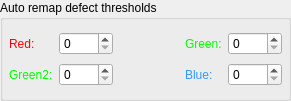
            <widget class="QGroupBox" name="grpRemapThr">
             <property name="geometry">
              <rect>
               <x>10</x>
               <y>120</y>
               <width>291</width>
               <height>101</height>
              </rect>
             </property>
             <property name="title">
              <string>Auto remap defect thresholds</string>
             </property>
             <layout class="QGridLayout" name="gridLayout_5">
              <property name="leftMargin">
               <number>6</number>
              </property>
              <property name="topMargin">
               <number>6</number>
              </property>
              <property name="rightMargin">
               <number>6</number>
              </property>
              <property name="bottomMargin">
               <number>6</number>
              </property>
              <property name="verticalSpacing">
               <number>2</number>
              </property>
              <item row="0" column="1">
               <widget class="QSpinBox" name="spbThrRed">
                <property name="toolTip">
                 <string>Threshold value in red channel 
for defective pixel auto remap</string>
                </property>
                <property name="maximum">
                 <number>2095</number>
                </property>
               </widget>
              </item>
              <item row="0" column="0">
               <widget class="QLabel" name="lblThrRed">
                <property name="palette">
                 <palette>
                  <active>
                   <colorrole role="WindowText">
                    <brush brushstyle="SolidPattern">
                     <color alpha="255">
                      <red>255</red>
                      <green>0</green>
                      <blue>0</blue>
                     </color>
                    </brush>
                   </colorrole>
                  </active>
                  <inactive>
                   <colorrole role="WindowText">
                    <brush brushstyle="SolidPattern">
                     <color alpha="255">
                      <red>255</red>
                      <green>0</green>
                      <blue>0</blue>
                     </color>
                    </brush>
                   </colorrole>
                  </inactive>
                  <disabled>
                   <colorrole role="WindowText">
                    <brush brushstyle="SolidPattern">
                     <color alpha="255">
                      <red>120</red>
                      <green>120</green>
                      <blue>120</blue>
                     </color>
                    </brush>
                   </colorrole>
                  </disabled>
                 </palette>
                </property>
                <property name="text">
                 <string>Red:</string>
                </property>
               </widget>
              </item>
              <item row="0" column="3">
               <widget class="QLabel" name="lblThrGreen">
                <property name="palette">
                 <palette>
                  <active>
                   <colorrole role="WindowText">
                    <brush brushstyle="SolidPattern">
                     <color alpha="255">
                      <red>0</red>
                      <green>255</green>
                      <blue>0</blue>
                     </color>
                    </brush>
                   </colorrole>
                  </active>
                  <inactive>
                   <colorrole role="WindowText">
                    <brush brushstyle="SolidPattern">
                     <color alpha="255">
                      <red>0</red>
                      <green>255</green>
                      <blue>0</blue>
                     </color>
                    </brush>
                   </colorrole>
                  </inactive>
                  <disabled>
                   <colorrole role="WindowText">
                    <brush brushstyle="SolidPattern">
                     <color alpha="255">
                      <red>120</red>
                      <green>120</green>
                      <blue>120</blue>
                     </color>
                    </brush>
                   </colorrole>
                  </disabled>
                 </palette>
                </property>
                <property name="toolTip">
                 <string/>
                </property>
                <property name="text">
                 <string>Green:</string>
                </property>
               </widget>
              </item>
              <item row="2" column="3">
               <widget class="QLabel" name="lblThrBlue">
                <property name="palette">
                 <palette>
                  <active>
                   <colorrole role="WindowText">
                    <brush brushstyle="SolidPattern">
                     <color alpha="255">
                      <red>51</red>
                      <green>153</green>
                      <blue>255</blue>
                     </color>
                    </brush>
                   </colorrole>
                  </active>
                  <inactive>
                   <colorrole role="WindowText">
                    <brush brushstyle="SolidPattern">
                     <color alpha="255">
                      <red>51</red>
                      <green>153</green>
                      <blue>255</blue>
                     </color>
                    </brush>
                   </colorrole>
                  </inactive>
                  <disabled>
                   <colorrole role="WindowText">
                    <brush brushstyle="SolidPattern">
                     <color alpha="255">
                      <red>120</red>
                      <green>120</green>
                      <blue>120</blue>
                     </color>
                    </brush>
                   </colorrole>
                  </disabled>
                 </palette>
                </property>
                <property name="toolTip">
                 <string/>
                </property>
                <property name="text">
                 <string>Blue:</string>
                </property>
               </widget>
              </item>
              <item row="2" column="0">
               <widget class="QLabel" name="lblThrGreen2">
                <property name="palette">
                 <palette>
                  <active>
                   <colorrole role="WindowText">
                    <brush brushstyle="SolidPattern">
                     <color alpha="255">
                      <red>0</red>
                      <green>255</green>
                      <blue>0</blue>
                     </color>
                    </brush>
                   </colorrole>
                  </active>
                  <inactive>
                   <colorrole role="WindowText">
                    <brush brushstyle="SolidPattern">
                     <color alpha="255">
                      <red>0</red>
                      <green>255</green>
                      <blue>0</blue>
                     </color>
                    </brush>
                   </colorrole>
                  </inactive>
                  <disabled>
                   <colorrole role="WindowText">
                    <brush brushstyle="SolidPattern">
                     <color alpha="255">
                      <red>120</red>
                      <green>120</green>
                      <blue>120</blue>
                     </color>
                    </brush>
                   </colorrole>
                  </disabled>
                 </palette>
                </property>
                <property name="text">
                 <string>Green2:</string>
                </property>
               </widget>
              </item>
              <item row="0" column="4">
               <widget class="QSpinBox" name="spbThrGreen">
                <property name="toolTip">
                 <string>Threshold value in green channel 
for defective pixel auto remap</string>
                </property>
                <property name="maximum">
                 <number>2095</number>
                </property>
               </widget>
              </item>
              <item row="2" column="4">
               <widget class="QSpinBox" name="spbThrBlue">
                <property name="toolTip">
                 <string>Threshold value in blue channel 
for defective pixel auto remap</string>
                </property>
                <property name="maximum">
                 <number>2095</number>
                </property>
               </widget>
              </item>
              <item row="2" column="1">
               <widget class="QSpinBox" name="spbThrGreen2">
                <property name="toolTip">
                 <string>Threshold value in green2 channel 
for defective pixel auto remap</string>
                </property>
                <property name="maximum">
                 <number>2095</number>
                </property>
               </widget>
              </item>
              <item row="0" column="2">
               <spacer name="horizontalSpacer_2">
                <property name="orientation">
                 <enum>Qt::Horizontal</enum>
                </property>
                <property name="sizeHint" stdset="0">
                 <size>
                  <width>40</width>
                  <height>20</height>
                 </size>
                </property>
               </spacer>
              </item>
             </layout>
            </widget>
